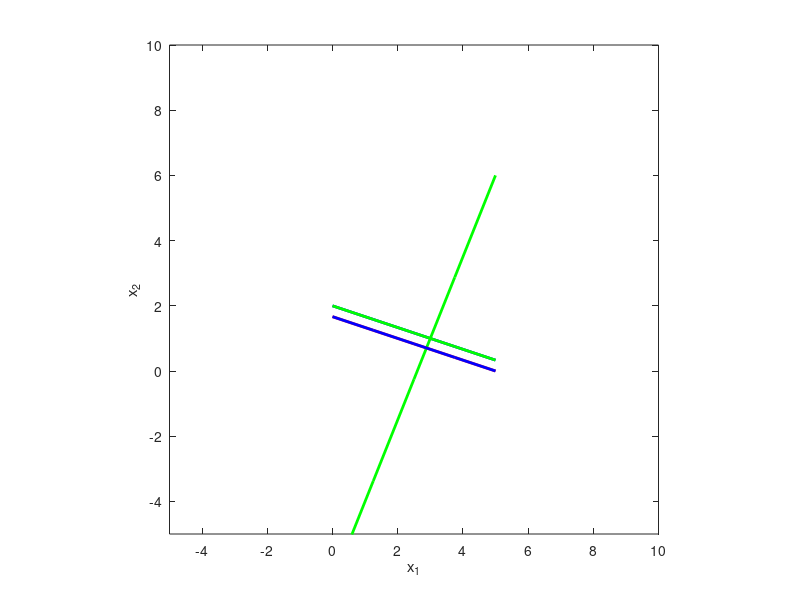

Source code (MATLAB):
%% Uppgift 1
%% 1a)
A=[1 3; 5 -2]; b=[6 13];

l1=@(x1)(b(1)-A(1,1)*x1)/A(1,2);
l2=@(x1)(b(2)-A(2,1)*x1)/A(2,2);

x1=linspace(0,5,5);
plot(x1,l1(x1),'b','linewidth',2), hold on
plot(x1,l2(x1),'g','linewidth',2)
xlabel('x_1'), ylabel('x_2')
axis equal, axis([1 5 0 3])
grid

%% 1b)
%EJ f?rdig
A=[1 3; 2 6]; b1=[5 12]; b2=[5 10];

l1=@(x1)(b1(1)-A(1,1)*x1)/A(1,2);
l2=@(x1)(b1(2)-A(2,1)*x1)/A(2,2);
l4=@(x1)(b2(2)-A(2,1)*x1)/A(2,2);

x1=linspace(0,5,5);
plot(x1,l1(x1),'r','linewidth',2), hold on
plot(x1,l2(x1),'g','linewidth',2)
plot(x1,l4(x1),'b','linewidth',2)
xlabel('x_1'), ylabel('x_2')
axis equal, axis([-5 10 -5 10])
grid

%% Uppgift 2
%% 2a)
A=[-3 1 2; 3 -2 1; -1 5 1]; B=[2; 1; 1];


%% 2b)
A=[-3 1 2; 3 -2 1; 3 -4 7]; B1=[2; 1; 1]; B2=[2; 1; 7];
